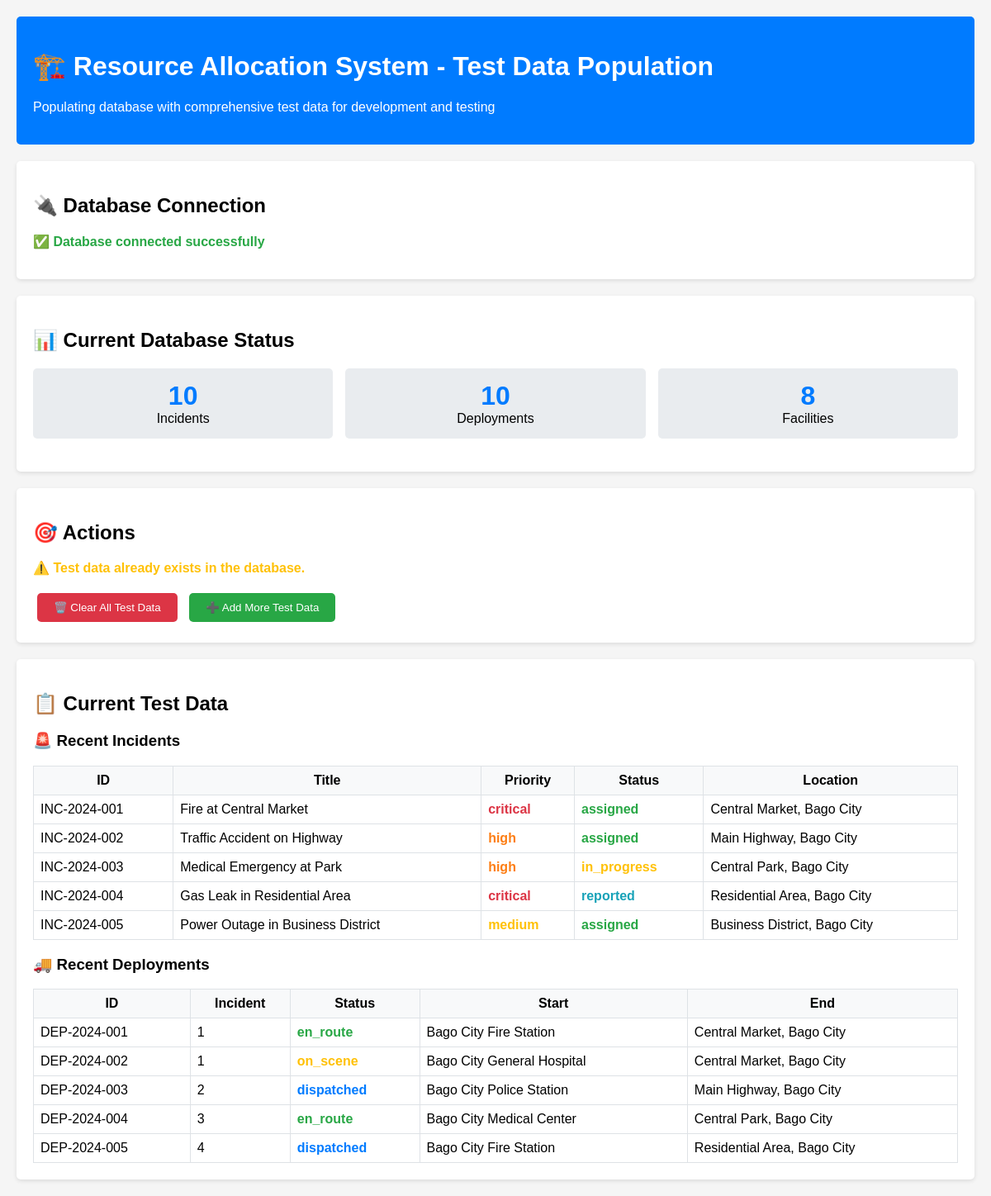
The app's page /populate_test_data.php with its own data.
### tables this page shows
CREATE TABLE incidents (
    id INT PRIMARY KEY AUTO_INCREMENT,
    incident_id VARCHAR(20) UNIQUE NOT NULL,
    category_id INT,
    title VARCHAR(200) NOT NULL,
    description TEXT NOT NULL,
    location_name VARCHAR(255) NOT NULL,
    latitude DECIMAL(10, 8) NOT NULL,
    longitude DECIMAL(11, 8) NOT NULL,
    reported_by INT,
    status ENUM('reported', 'assigned', 'in_progress', 'resolved', 'closed') DEFAULT 'reported',
    priority ENUM('low', 'medium', 'high', 'critical') DEFAULT 'medium',
    reported_at TIMESTAMP DEFAULT CURRENT_TIMESTAMP,
    resolved_at TIMESTAMP NULL,
    created_at TIMESTAMP DEFAULT CURRENT_TIMESTAMP,
    updated_at TIMESTAMP DEFAULT CURRENT_TIMESTAMP ON UPDATE CURRENT_TIMESTAMP,
    FOREIGN KEY (category_id) REFERENCES incident_categories(id),
    FOREIGN KEY (reported_by) REFERENCES users(id)
);

CREATE TABLE deployments (
    id INT PRIMARY KEY AUTO_INCREMENT,
    deployment_id VARCHAR(20) UNIQUE NOT NULL,
    incident_id INT NOT NULL,
    driver_id INT NOT NULL,
    vehicle_id INT NOT NULL,
    start_location VARCHAR(255) NOT NULL,
    start_lat DECIMAL(10, 8),
    start_lng DECIMAL(11, 8),
    end_location VARCHAR(255) NOT NULL,
    end_lat DECIMAL(10, 8),
    end_lng DECIMAL(11, 8),
    status ENUM('dispatched', 'en_route', 'on_scene', 'returning', 'completed') DEFAULT 'dispatched',
    dispatched_at TIMESTAMP DEFAULT CURRENT_TIMESTAMP,
    estimated_arrival TIMESTAMP NULL,
    actual_arrival TIMESTAMP NULL,
    completed_at TIMESTAMP NULL,
    notes TEXT,
    created_at TIMESTAMP DEFAULT CURRENT_TIMESTAMP,
    updated_at TIMESTAMP DEFAULT CURRENT_TIMESTAMP ON UPDATE CURRENT_TIMESTAMP,
    FOREIGN KEY (incident_id) REFERENCES incidents(id),
    FOREIGN KEY (driver_id) REFERENCES drivers(id),
    FOREIGN KEY (vehicle_id) REFERENCES vehicles(id)
);

### populate_test_data.php (the view, shortened to what this page needs)
<?php
echo "<!DOCTYPE html>
<html>
<head>
    <title>Resource Allocation System - Test Data Population</title>
    <style>
        body { font-family: Arial, sans-serif; margin: 20px; background: #f5f5f5; }
        .container { max-width: 1200px; margin: 0 auto; }
        .header { background: #007bff; color: white; padding: 20px; border-radius: 5px; margin-bottom: 20px; }
        .section { background: white; padding: 20px; border-radius: 5px; margin-bottom: 20px; box-shadow: 0 2px 5px rgba(0,0,0,0.1); }
        .success { color: #28a745; font-weight: bold; }
        .error { color: #dc3545; font-weight: bold; }
        .info { color: #17a2b8; font-weight: bold; }
        .warning { color: #ffc107; font-weight: bold; }
        .btn { background: #007bff; color: white; padding: 10px 20px; border: none; border-radius: 5px; cursor: pointer; margin: 5px; }
        .btn:hover { background: #0056b3; }
        .btn-danger { background: #dc3545; }
        .btn-danger:hover { background: #c82333; }
        .btn-success { background: #28a745; }
        .btn-success:hover { background: #1e7e34; }
        pre { background: #f8f9fa; padding: 15px; border-radius: 5px; overflow-x: auto; }
        .stats { display: grid; grid-template-columns: repeat(auto-fit, minmax(200px, 1fr)); gap: 15px; margin: 20px 0; }
        .stat-card { background: #e9ecef; padding: 15px; border-radius: 5px; text-align: center; }
        .stat-number { font-size: 2em; font-weight: bold; color: #007bff; }
    </style>
</head>
<body>
    <div class='container'>
        <div class='header'>
            <h1>🏗️ Resource Allocation System - Test Data Population</h1>
            <p>Populating database with comprehensive test data for development and testing</p>
        </div>";
try {
    $database = new Database();
    $conn = $database->getConnection();
    echo "<div class='section'>
        <h2>🔌 Database Connection</h2>
        <p class='success'>✅ Database connected successfully</p>
    </div>";
    $stmt = $conn->query("SELECT COUNT(*) as count FROM incidents");
    $incidentCount = $stmt->fetch(PDO::FETCH_ASSOC)['count'];
    $stmt = $conn->query("SELECT COUNT(*) as count FROM deployments");
    $deploymentCount = $stmt->fetch(PDO::FETCH_ASSOC)['count'];
    $stmt = $conn->query("SELECT COUNT(*) as count FROM facilities");
    $facilityCount = $stmt->fetch(PDO::FETCH_ASSOC)['count'];
    echo "<div class='section'>
        <h2>📊 Current Database Status</h2>
        <div class='stats'>
            <div class='stat-card'>
                <div class='stat-number'>$incidentCount</div>
                <div>Incidents</div>
            </div>
            <div class='stat-card'>
                <div class='stat-number'>$deploymentCount</div>
                <div>Deployments</div>
            </div>
            <div class='stat-card'>
                <div class='stat-number'>$facilityCount</div>
                <div>Facilities</div>
            </div>
        </div>
    </div>";
    echo "<div class='section'>
        <h2>🎯 Actions</h2>";
    if ($incidentCount > 0 || $deploymentCount > 0 || $facilityCount > 0) {
        echo "<p class='warning'>⚠️ Test data already exists in the database.</p>
        <button class='btn btn-danger' onclick='clearTestData()'>🗑️ Clear All Test Data</button>
        <button class='btn btn-success' onclick='addMoreTestData()'>➕ Add More Test Data</button>";
    } else {
        echo "<p class='info'>ℹ️ No test data found. Ready to populate database.</p>
        <button class='btn btn-success' onclick='populateTestData()'>🚀 Populate Database</button>";
    }
    echo "</div>";
    if ($incidentCount > 0) {
        displayTestData($conn);
    }
} catch (Exception $e) {
    echo "<div class='section'>
        <h2>❌ Error</h2>
        <p class='error'>Database error: " . htmlspecialchars($e->getMessage()) . "</p>
        <p>Please check your database configuration and try again.</p>
    </div>";
}
echo "
    </div>
    <script>
        function populateTestData() {
            if (confirm('Are you sure you want to populate the database with test data?')) {
                const form = document.createElement('form');
                form.method = 'POST';
                form.innerHTML = '<input type=\"hidden\" name=\"action\" value=\"populate\">';
                document.body.appendChild(form);
                form.submit();
            }
        }
        function clearTestData() {
            if (confirm('⚠️ This will DELETE ALL test data from the database. Are you sure?')) {
                const form = document.createElement('form');
                form.method = 'POST';
                form.innerHTML = '<input type=\"hidden\" name=\"action\" value=\"clear\">';
                document.body.appendChild(form);
                form.submit();
            }
        }
        function addMoreTestData() {
            if (confirm('Add more test data to existing records?')) {
                const form = document.createElement('form');
                form.method = 'POST';
                form.innerHTML = '<input type=\"hidden\" name=\"action\" value=\"add_more\">';
                document.body.appendChild(form);
                form.submit();
            }
        }
    </script>
</body>
</html>";
function displayTestData($conn) {
    echo "<div class='section'>
        <h2>📋 Current Test Data</h2>";
    $stmt = $conn->query("SELECT * FROM incidents ORDER BY created_at DESC LIMIT 5");
    $incidents = $stmt->fetchAll(PDO::FETCH_ASSOC);
    if (!empty($incidents)) {
        echo "<h3>🚨 Recent Incidents</h3>
        <div style='overflow-x: auto;'>
            <table style='width: 100%; border-collapse: collapse;'>
                <thead>
                    <tr style='background: #f8f9fa;'>
                        <th style='padding: 8px; border: 1px solid #dee2e6;'>ID</th>
                        <th style='padding: 8px; border: 1px solid #dee2e6;'>Title</th>
                        <th style='padding: 8px; border: 1px solid #dee2e6;'>Priority</th>
                        <th style='padding: 8px; border: 1px solid #dee2e6;'>Status</th>
                        <th style='padding: 8px; border: 1px solid #dee2e6;'>Location</th>
                    </tr>
                </thead>
                <tbody>";
        foreach ($incidents as $incident) {
            $priorityColor = getPriorityColor($incident['priority']);
            $statusColor = getStatusColor($incident['status']);
            echo "<tr>
                <td style='padding: 8px; border: 1px solid #dee2e6;'>{$incident['incident_id']}</td>
                <td style='padding: 8px; border: 1px solid #dee2e6;'>{$incident['title']}</td>
                <td style='padding: 8px; border: 1px solid #dee2e6;'><span style='color: $priorityColor; font-weight: bold;'>{$incident['priority']}</span></td>
                <td style='padding: 8px; border: 1px solid #dee2e6;'><span style='color: $statusColor; font-weight: bold;'>{$incident['status']}</span></td>
                <td style='padding: 8px; border: 1px solid #dee2e6;'>{$incident['location_name']}</td>
            </tr>";
        }
        echo "</tbody></table>
        </div>";
    }
    $stmt = $conn->query("SELECT * FROM deployments ORDER BY created_at DESC LIMIT 5");
    $deployments = $stmt->fetchAll(PDO::FETCH_ASSOC);
    if (!empty($deployments)) {
        echo "<h3>🚚 Recent Deployments</h3>
        <div style='overflow-x: auto;'>
            <table style='width: 100%; border-collapse: collapse;'>
                <thead>
                    <tr style='background: #f8f9fa;'>
                        <th style='padding: 8px; border: 1px solid #dee2e6;'>ID</th>
                        <th style='padding: 8px; border: 1px solid #dee2e6;'>Incident</th>
                        <th style='padding: 8px; border: 1px solid #dee2e6;'>Status</th>
                        <th style='padding: 8px; border: 1px solid #dee2e6;'>Start</th>
                        <th style='padding: 8px; border: 1px solid #dee2e6;'>End</th>
                    </tr>
                </thead>
                <tbody>";
        foreach ($deployments as $deployment) {
            $statusColor = getStatusColor($deployment['status']);
            echo "<tr>
                <td style='padding: 8px; border: 1px solid #dee2e6;'>{$deployment['deployment_id']}</td>
                <td style='padding: 8px; border: 1px solid #dee2e6;'>{$deployment['incident_id']}</td>
                <td style='padding: 8px; border: 1px solid #dee2e6;'><span style='color: $statusColor; font-weight: bold;'>{$deployment['status']}</span></td>
                <td style='padding: 8px; border: 1px solid #dee2e6;'>{$deployment['start_location']}</td>
                <td style='padding: 8px; border: 1px solid #dee2e6;'>{$deployment['end_location']}</td>
            </tr>";
        }
        echo "</tbody></table>
        </div>";
    }
    echo "</div>";
}
function getPriorityColor($priority) {
    $colors = [
        'critical' => '#dc3545',
        'high' => '#fd7e14',
        'medium' => '#ffc107',
        'low' => '#28a745'
    ];
    return $colors[$priority] ?? '#6c757d';
}
function getStatusColor($status) {
    $colors = [
        'reported' => '#17a2b8',
        'assigned' => '#28a745',
        'in_progress' => '#ffc107',
        'resolved' => '#28a745',
        'closed' => '#6c757d',
        'dispatched' => '#007bff',
        'en_route' => '#28a745',
        'on_scene' => '#ffc107',
        'returning' => '#6c757d',
        'completed' => '#28a745'
    ];
    return $colors[$status] ?? '#6c757d';
}
?>

### populate_test_data.php (style rules this page uses)
body { font-family: Arial, sans-serif; margin: 20px; background: #f5f5f5; }
.container { max-width: 1200px; margin: 0 auto; }
.header { background: #007bff; color: white; padding: 20px; border-radius: 5px; margin-bottom: 20px; }
.section { background: white; padding: 20px; border-radius: 5px; margin-bottom: 20px; box-shadow: 0 2px 5px rgba(0,0,0,0.1); }
.success { color: #28a745; font-weight: bold; }
.warning { color: #ffc107; font-weight: bold; }
.btn { background: #007bff; color: white; padding: 10px 20px; border: none; border-radius: 5px; cursor: pointer; margin: 5px; }
.btn-danger { background: #dc3545; }
.btn-success { background: #28a745; }
.stats { display: grid; grid-template-columns: repeat(auto-fit, minmax(200px, 1fr)); gap: 15px; margin: 20px 0; }
.stat-card { background: #e9ecef; padding: 15px; border-radius: 5px; text-align: center; }
.stat-number { font-size: 2em; font-weight: bold; color: #007bff; }

### records on screen
incidents: incident "INC-2024-001", title "Fire at Central Market", priority "critical", status "assigned", location_name "Central Market, Bago City"
incidents: incident "INC-2024-002", title "Traffic Accident on Highway", priority "high", status "assigned", location_name "Main Highway, Bago City"
incidents: incident "INC-2024-003", title "Medical Emergency at Park", priority "high", status "in_progress", location_name "Central Park, Bago City"
incidents: incident "INC-2024-004", title "Gas Leak in Residential Area", priority "critical", status "reported", location_name "Residential Area, Bago City"
incidents: incident "INC-2024-005", title "Power Outage in Business District", priority "medium", status "assigned", location_name "Business District, Bago City"
deployments: deployment "DEP-2024-001", incident "1", status "en_route", start_location "Bago City Fire Station", end_location "Central Market, Bago City"
deployments: deployment "DEP-2024-002", incident "1", status "on_scene", start_location "Bago City General Hospital", end_location "Central Market, Bago City"
deployments: deployment "DEP-2024-003", incident "2", status "dispatched", start_location "Bago City Police Station", end_location "Main Highway, Bago City"
deployments: deployment "DEP-2024-004", incident "3", status "en_route", start_location "Bago City Medical Center", end_location "Central Park, Bago City"
deployments: deployment "DEP-2024-005", incident "4", status "dispatched", start_location "Bago City Fire Station", end_location "Residential Area, Bago City"

### other values on screen
$incidentCount "10"
$deploymentCount "10"
$facilityCount "8"
